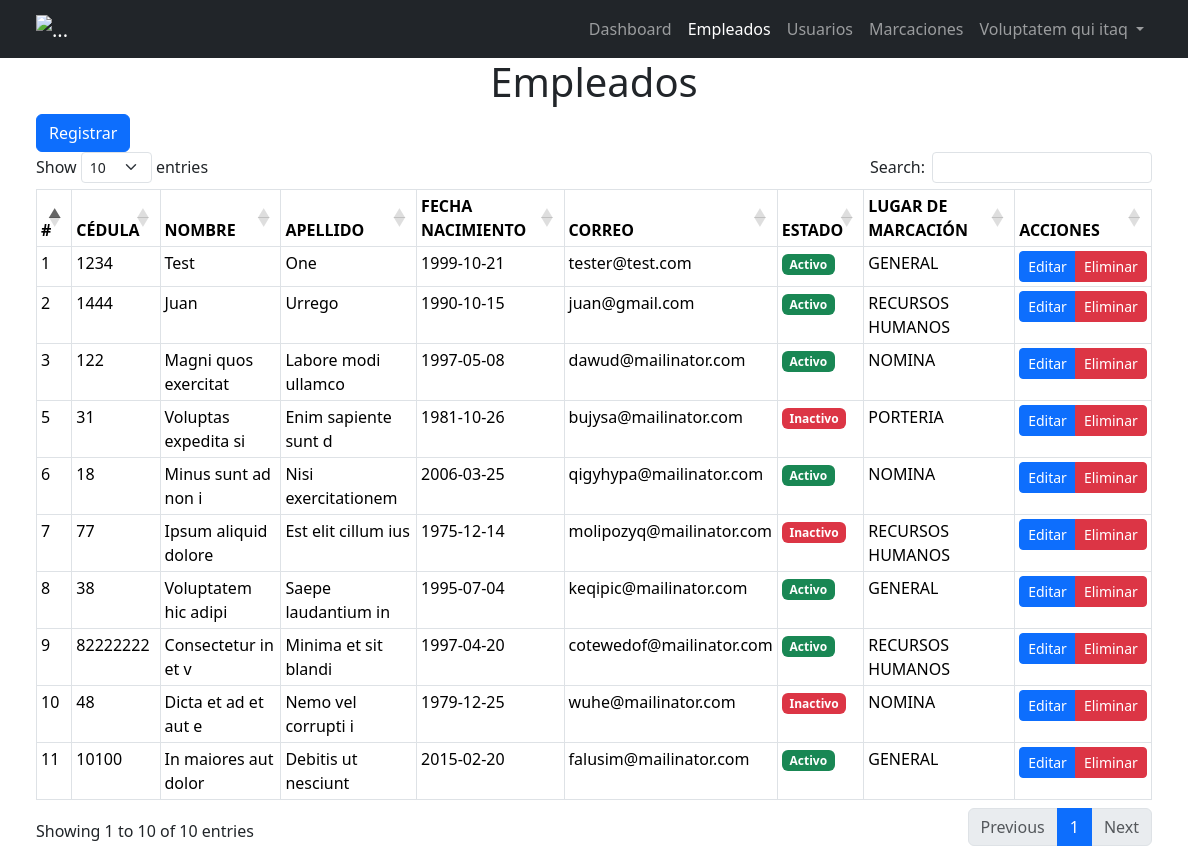
The app's page /admin/index.php?ruta=empleados (signed in), older data.
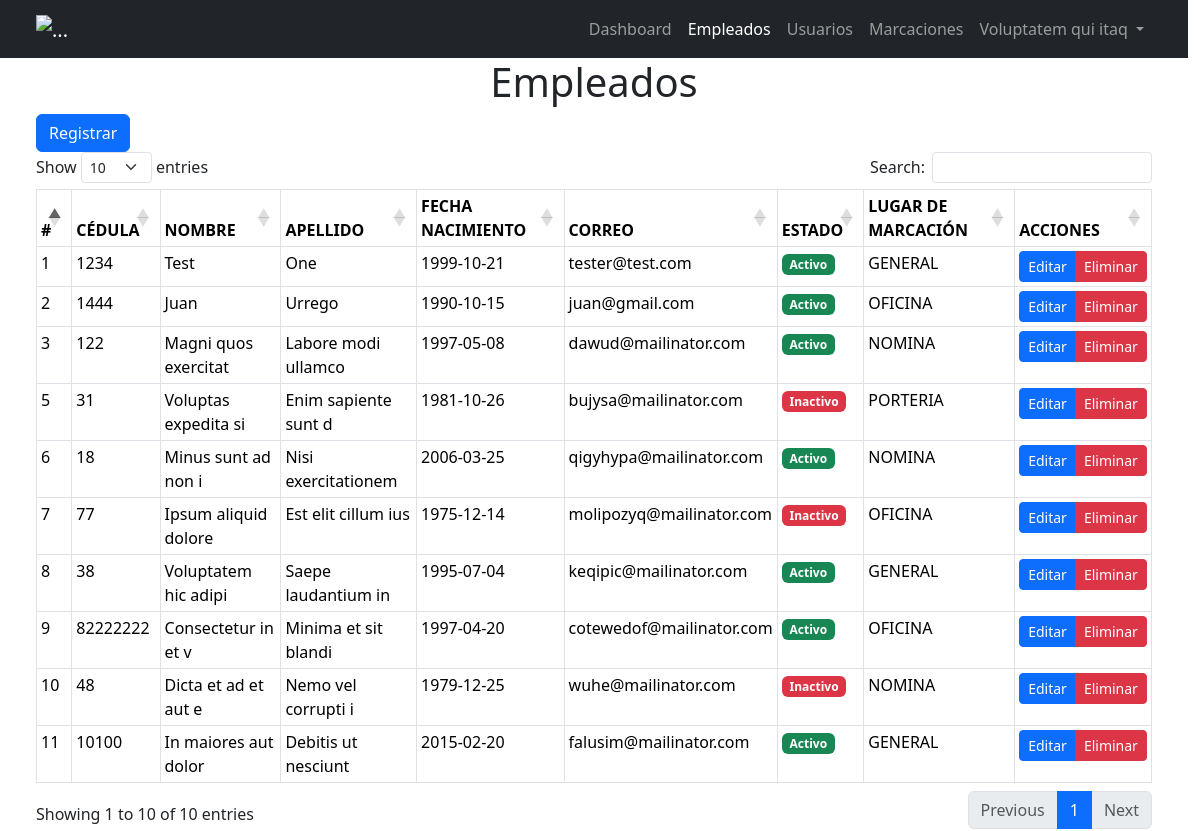
The same page, newer data.
### tables this page shows
CREATE TABLE IF NOT EXISTS `empleados` (
  `id` bigint unsigned NOT NULL AUTO_INCREMENT,
  `cedula` bigint NOT NULL,
  `nombre` varchar(100) NOT NULL,
  `apellido` varchar(100) NOT NULL,
  `fecha_nacimiento` date NOT NULL,
  `correo` varchar(100) NOT NULL,
  `estado` tinyint NOT NULL DEFAULT '1',
  `lugar_marcacion` int unsigned DEFAULT NULL,
  `fecha_registro` timestamp NOT NULL DEFAULT CURRENT_TIMESTAMP,
  PRIMARY KEY (`id`),
  UNIQUE KEY `cedula` (`cedula`),
  KEY `FK_lugar_marcacion` (`lugar_marcacion`),
  CONSTRAINT `FK_lugar_marcacion` FOREIGN KEY (`lugar_marcacion`) REFERENCES `lugares` (`id`) ON DELETE SET NULL ON UPDATE CASCADE
);

CREATE TABLE IF NOT EXISTS `lugares` (
  `id` int unsigned NOT NULL AUTO_INCREMENT,
  `lugar` varchar(50) NOT NULL,
  PRIMARY KEY (`id`)
);

### admin/Controllers/AppController.php (called while the page is built)
<?php
class AppController
{
    public static function startApp()
    {
        include __DIR__ . "/../Views/template.php";
    }
}

### admin/index.php (called while the page is built, shortened)
<?php
include "./Models/Conexion.php";
include "./Controllers/AppController.php";
include "./Controllers/EmpleadoController.php";
AppController::startApp();
?>

### admin/Models/Conexion.php (called while the page is built)
<?php
class Conexion
{
    public static  function conectar()
    {
        $ip = 'localhost';
        $db = 'marcaciones';
        $user_db = 'root';
        $passwod_db = '';
        try {
            $conexion = new PDO("mysql:host=$ip;dbname=$db", $user_db, $passwod_db, [
                PDO::ATTR_PERSISTENT => true,
                PDO::MYSQL_ATTR_INIT_COMMAND => "SET NAMES utf8"
            ]);
            return $conexion;
        } catch (\Throwable $e) {
            print $e->getMessage();
            die();
        }
    }
}

### admin/Models/Empleado.php (called while the page is built, shortened)
<?php
class Empleado
{
    public static function listar()
    {
        $stmt = Conexion::conectar()->prepare("SELECT e.id, e.cedula, e.nombre, e.apellido, e.fecha_nacimiento, e.correo, e.estado, l.lugar
            FROM empleados e
            JOIN lugares l ON e.lugar_marcacion = l.id
        ");
        $stmt->execute();
        $retorno = $stmt->rowCount() > 0 ? $stmt->fetchAll(PDO::FETCH_ASSOC) : [];
        return $retorno;
    }
}

### admin/Controllers/EmpleadoController.php (called while the page is built, shortened)
<?php
include __DIR__ . "/../Models/Empleado.php";
class EmpleadoController
{
    public static function listarEmpleados()
    {
        return Empleado::listar();
    }
}

### admin/Views/modulos/empleados/empleados.php (the view, shortened to what this page needs)
<?php
$empleados = EmpleadoController::listarEmpleados();
?>
<div class="container">
    <div class="row">
        <div class="col-12 text-center">
            <h1>Empleados</h1>
        </div>
        <div class="col-12">
            <button type="button" class="btn btn-primary text-right" data-bs-toggle="modal" data-bs-target="#modalRegistroEmpleado">
                Registrar
            </button>
        </div>
        <div class="col-12">
            <table class="table table-sm table-hover table-stripe table-bordered w-full" id="tblEmpleados">
                <thead class="thead-light">
                    <tr>
                        <th>#</th>
                        <th>CÉDULA</th>
                        <th>NOMBRE</th>
                        <th>APELLIDO</th>
                        <th>FECHA NACIMIENTO</th>
                        <th>CORREO</th>
                        <th>ESTADO</th>
                        <th>LUGAR DE MARCACIÓN</th>
                        <th>ACCIONES</th>
                    </tr>
                </thead>
                <tbody>
                    <?php if (count($empleados) > 0) : ?>
                        <?php foreach ($empleados as $key => $empleado) : ?>
                            <tr>
                                <td><?= $empleado['id'] ?></td>
                                <td><?= $empleado['cedula'] ?></td>
                                <td><?= $empleado['nombre'] ?></td>
                                <td><?= $empleado['apellido'] ?></td>
                                <td><?= $empleado['fecha_nacimiento'] ?></td>
                                <td><?= $empleado['correo'] ?></td>
                                <td><?= $empleado['estado'] == 1 ? '<span class="badge text-bg-success">Activo</span>' : '<span class="badge text-bg-danger">Inactivo</span>' ?></td>
                                <td><?= $empleado['lugar'] ?></td>
                                <td>
                                    <div class="btn-group" role="group" aria-label="Basic example">
                                        <a href="index.php?ruta=empleados-edit&id=<?= $empleado['id'] ?>" class="btn btn-sm btn-primary mr-1">
                                            Editar
                                        </a>
                                        <a href="index.php?ruta=empleados-eliminar&id=<?= $empleado['id'] ?>" class="btn btn-sm btn-danger ml-2">
                                            Eliminar
                                        </a>
                                    </div>
                                </td>
                            </tr>
                        <?php endforeach ?>
                    <?php else :  ?>
                        <tr>
                            <td colspan="7">Sin registros</td>
                        </tr>
                    <?php endif ?>
                </tbody>
            </table>
        </div>
    </div>
</div>

Row changes from the older to the newer data that the page shows:
changed through a linked row, empleados "Juan": lugar_marcacion.lugar "RECURSOS HUMANOS" → "OFICINA"
changed through a linked row, empleados "Ipsum aliquid dolore": lugar_marcacion.lugar "RECURSOS HUMANOS" → "OFICINA"
changed through a linked row, empleados "Consectetur in et v": lugar_marcacion.lugar "RECURSOS HUMANOS" → "OFICINA"
